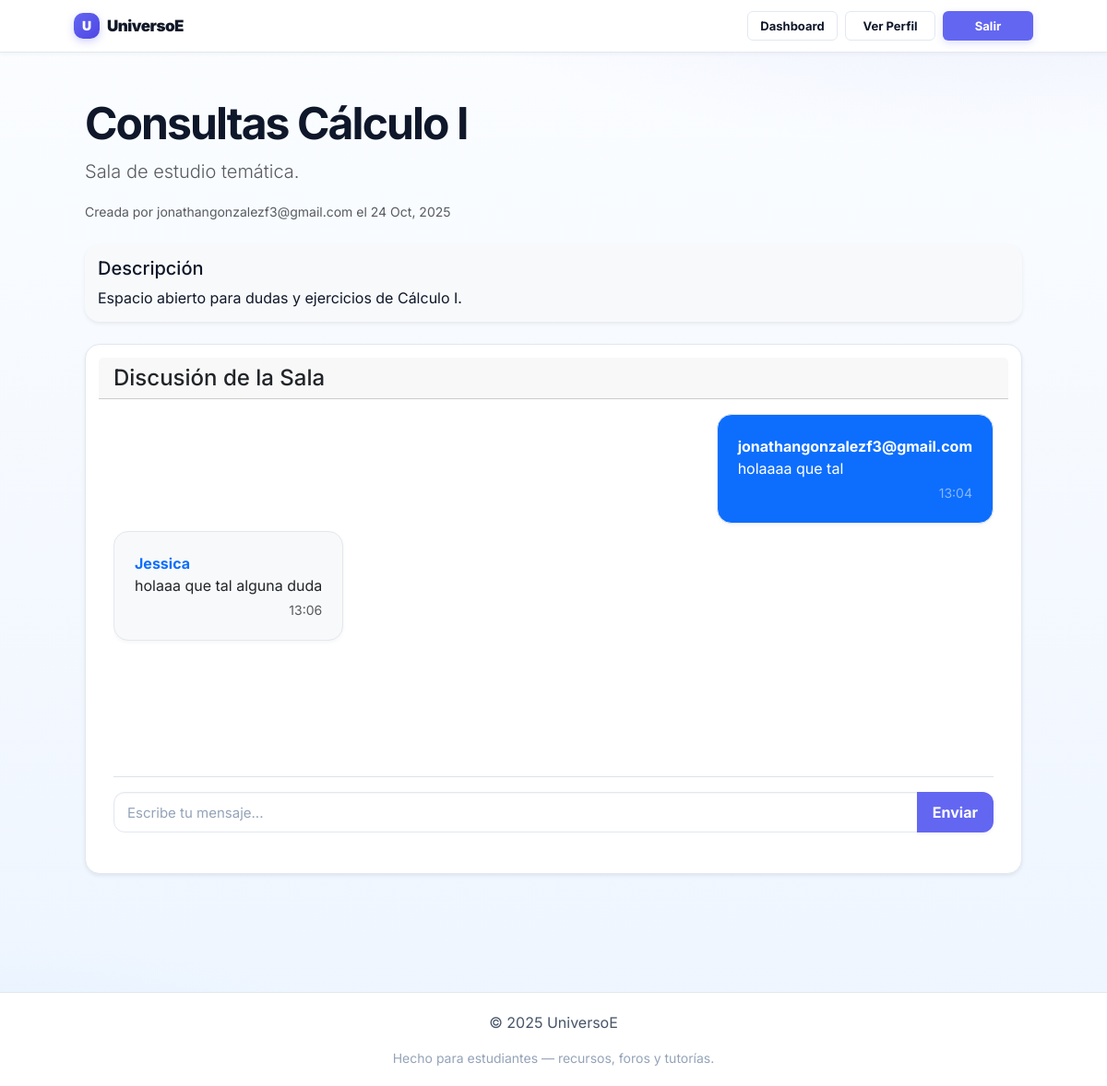
Page /study-rooms/1/ (signed in) on the committed database.
### core/models.py (models this page shows, shortened)
class StudyRoom(models.Model):
    nombre = models.CharField(max_length=100, help_text="Nombre corto y descriptivo para la sala (ej. 'Certamen 2 Cálculo')")
    descripcion = models.TextField(blank=True, help_text="Descripción más detallada (opcional)")
    ramo = models.ForeignKey(Ramo, on_delete=models.SET_NULL, null=True, blank=True, related_name="study_rooms")
    creador = models.ForeignKey(User, on_delete=models.SET_NULL, null=True, related_name="created_study_rooms")
    es_temporal = models.BooleanField(default=False, help_text="Marcar si es una sesión rápida o temporal")
    fecha_expiracion = models.DateTimeField(null=True, blank=True, help_text="Si es temporal, ¿cuándo debería desaparecer?")
    enlace_videollamada = models.URLField(max_length=255, blank=True, help_text="Enlace a Google Meet, Jitsi, Discord, etc.")
    enlace_pizarra = models.URLField(max_length=255, blank=True, help_text="Enlace a Excalidraw, Miro, etc.")
    creado_en = models.DateTimeField(auto_now_add=True)
    actualizado_en = models.DateTimeField(auto_now=True)
    class Meta:
        ordering = ['-creado_en']

class ChatMessage(models.Model):
    room = models.ForeignKey(StudyRoom, on_delete=models.CASCADE, related_name="messages")
    author = models.ForeignKey(User, on_delete=models.SET_NULL, null=True, related_name="chat_messages")
    content = models.TextField()
    timestamp = models.DateTimeField(auto_now_add=True)
    class Meta:
        ordering = ['timestamp'] # Mensajes más antiguos primero

### core/views.py (the view, shortened to what this page needs)
# urls.py: path("study-rooms/<int:pk>/", views.study_room_detail, name="study_room_detail"), # View a specific room
@login_required
def study_room_detail(request, pk):
    study_room = get_object_or_404(StudyRoom.objects.select_related('creador', 'ramo'), pk=pk)
    chat_messages = study_room.messages.select_related('author').order_by('timestamp')
    context = {
        'room': study_room,
        'chat_messages': chat_messages
    }
    return render(request, 'study_rooms/detail.html', context)

### templates/study_rooms/detail.html (shortened to what this page needs)
{% extends 'base.html' %}
{% load static %}
{% block content %}
<div class="container my-5">
    <div class="row mb-4 align-items-center">
        <div class="col">
            <h1 class="fw-bold display-5">{{ room.nombre }}</h1>
            {% if room.ramo %}
                <p class="lead text-muted">Sala de estudio para el ramo: <strong>{{ room.ramo.nombre }}</strong></p>
            {% else %}
                 <p class="lead text-muted">Sala de estudio temática.</p>
            {% endif %}
            <small class="text-muted">
                Creada por {{ room.creador.username|default:"Usuario" }} el {{ room.creado_en|date:"d M, Y" }}
            </small>
        </div>
    </div>
    {% if room.descripcion %}
        <div class="card card-body bg-light border-0 shadow-sm mb-4">
            <h5 class="card-title">Descripción</h5>
            <p class="mb-0">{{ room.descripcion|linebreaksbr }}</p>
        </div>
    {% endif %}
    <div class="card shadow-sm">
        <div class="card-header">
            <h4 class="mb-0">Discusión de la Sala</h4>
        </div>
        <div class="card-body d-flex flex-column" style="min-height: 500px;">
            <div class="chat-messages flex-grow-1 mb-3" style="overflow-y: auto; max-height: 400px;">
                {% for message in chat_messages %}
                    <div class="d-flex mb-2 {% if message.author == user %}justify-content-end{% endif %}">
                        <div class="card {% if message.author == user %}bg-primary text-white{% else %}bg-light{% endif %}" style="max-width: 75%;">
                            <div class="card-body p-2">
                                <strong class="d-block {% if message.author != user %}text-primary{% endif %}">{{ message.author.username|default:"Usuario" }}</strong>
                                {{ message.content|linebreaksbr }}
                                <small class="d-block text-end {% if message.author == user %}text-white-50{% else %}text-muted{% endif %} mt-1">
                                    {{ message.timestamp|date:"H:i" }}
                                </small>
                            </div>
                        </div>
                    </div>
                {% empty %}
                    <p class="text-muted text-center mt-5">Aún no hay mensajes. ¡Sé el primero!</p>
                {% endfor %}
            </div>
            <form method="post" class="mt-auto pt-3 border-top">
                <div class="input-group">
                    <input type="text" name="message_content" class="form-control" placeholder="Escribe tu mensaje..." required autofocus>
                    <button class="btn btn-primary" type="submit">Enviar</button>
                </div>
            </form>
            </div>
    </div>
</div>
{% endblock %}

### static/styles.css (style rules this page uses)
:root { --bg-0: #fbfdff; --bg-1: #eef5ff; --surface: #ffffff; --ink: #0f172a; --muted: #64748b; --brand: #111827; --accent: #6366f1; --accent-700: #4f46e5; --accent-50: #eef2ff; --success: #10b981; --danger: #ef4444; --border: #e2e8f0; --radius-lg: 16px; --radius-md: 10px; --radius-sm: 6px; --shadow-sm: 0 2px 4px rgba(15,23,42,.04); --shadow-md: 0 8px 24px rgba(15,23,42,.08); --shadow-lg: 0 20px 50px rgba(15,23,42,.15); --content-max: 1080px; --gutter: 20px; }
*, *::before, *::after { box-sizing: border-box; }
html,body { height: 100%; }
body { margin: 0; color: var(--ink); background: radial-gradient(1000px 400px at 90% -10%, rgba(99,102,241,.12), transparent 70%), radial-gradient(800px 400px at 0% 110%, rgba(14,165,233,.10), transparent 70%), linear-gradient(180deg, var(--bg-0), var(--bg-1)); font-family: Inter, system-ui, -apple-system, Segoe UI, Roboto, Arial, sans-serif; line-height: 1.5; -webkit-font-smoothing: antialiased; -moz-osx-font-smoothing: grayscale; }
h1,h2,h3 { margin: 0 0 8px; line-height: 1.2; }
h1 { font-weight: 900; letter-spacing: -0.04em; }
p { margin: 0 0 16px; }
.btn { --btn-h: 44px; display: inline-flex; align-items: center; justify-content: center; height: var(--btn-h); padding: 0 16px; border-radius: 12px; border: 1px solid transparent; font-weight: 700; letter-spacing: 0; text-decoration: none; transition: all 0.2s ease; box-shadow: var(--shadow-sm); cursor: pointer; }
.btn-primary { background: var(--accent); color: #fff; }
.form-control { display: block; width: 100%; height: 44px; padding: 10px 14px; border-radius: 12px; border: 1px solid var(--border); background: #fff; color: var(--ink); box-shadow: inset 0 1px 2px rgba(0,0,0,.04); transition: border-color 0.2s ease, box-shadow 0.2s ease; font-size: 16px; }
.form-control::placeholder { color: #94a3b8; font-size: 15px; }
:root { --nav-item-h: 32px; --nav-pad-x: 12px; --nav-radius: 6px; }
.input-group { position: relative; margin-bottom: 14px; }
.card { background: #fff; border: 1px solid var(--border); border-radius: 16px; box-shadow: var(--shadow-sm); padding: 14px; }
.form-control { display: block; width: 100%; height: 44px; padding: 10px 14px; border-radius: 12px; border: 1px solid var(--border); background: #fff; color: var(--ink); transition: border-color .2s ease, box-shadow .2s ease; }

### rows in the picture
StudyRoom: nombre "Consultas Cálculo I", creador.username "jonathangonzalezf3@gmail.com", creado_en "24 Oct, 2025", descripcion "Espacio abierto para dudas y ejercicios de Cálculo I."
ChatMessage: author.username "jonathangonzalezf3@gmail.com", content "holaaaa que tal", timestamp "13:04"
ChatMessage: author.username "Jessica", content "holaaa que tal alguna duda", timestamp "13:06"
